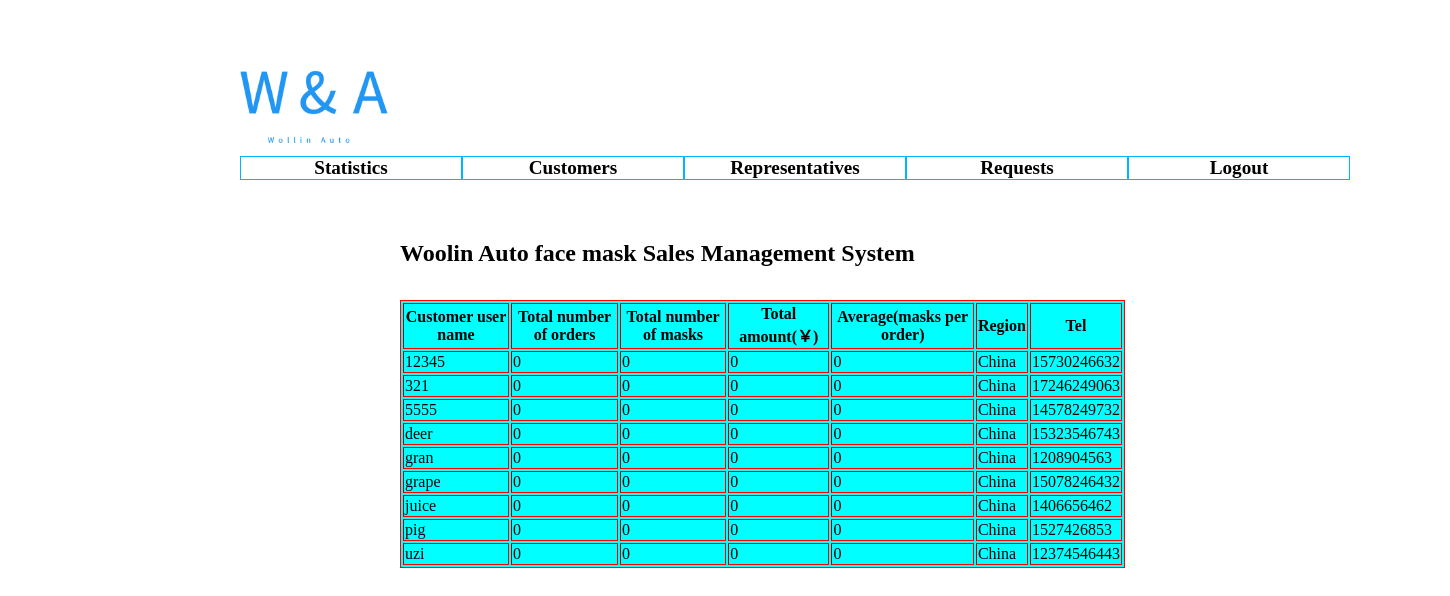
Screenshot of /customers.php (signed in) with the database file from the repository.
### tables this page shows
CREATE TABLE customer(
        username VARCHAR(10) PRIMARY KEY NOT NULL,
    realname VARCHAR(255) NOT NULL,
    pwd VARCHAR(25) NOT NULL,
    passportID VARCHAR(255) UNIQUE NOT NULL,
    tel VARCHAR(30) UNIQUE NOT NULL,
    region VARCHAR(255) NOT NULL,
    email VARCHAR(255) UNIQUE NOT NULL
);

### customers.php (the view, shortened to what this page needs)
<?php
$conn = new mysqli('localhost','shysh1','shysh1','shysh1');
if($_SESSION['username'])
{
    $customer_query = "SELECT * FROM customer";
    $customer_result = $conn->query($customer_query);
}
?>
<!DOCTYPE html>
<html lang="en">
    <link rel="stylesheet" type="text/css" href="index.css"></link>
</head>
<body>
    <div id="header">
        <h6><a href="index.php"><img id="logo" src="Woolin Auto Logo.png"></a></h6>
    </div>
    <br/>
    <div>
    <ul class="menu" id="mainmenu">
        <li><a href="statistics.php">Statistics</a></li>
        <li><a href="customers.php">Customers</a></li>
        <li><a href="representatives.php">Representatives</a></li>
        <li><a href="requests.php">Requests</a></li>
        <li><a href="Logout.php">Logout</a></li>
    </ul>
    </div>
    <h2 id="subheader">Woolin Auto face mask Sales Management System</h2>
    <br/>
    <table id="statistics" border="1" >
        <tr>
            <th>Customer user name</th>
            <th>Total number of orders</th>
            <th>Total number of masks</th>
            <th>Total amount(￥)</th>
            <th>Average(masks per order)</th>
            <th>Region</th>
            <th>Tel</th>
        </tr>
        <?php
        while($row = $customer_result->fetch_assoc())
        {
            $username = $row['username'];
            $region = $row['region'];
            $tel = $row['tel'];
            $num_order = 0;
            $num_mask = 0;
            $total_amount = 0;
            $average = 0;
            echo "<tr>".
                    "<td>$username</td>".
                    "<td>$num_order</td>".
                    "<td>$num_mask</td>".
                    "<td>$total_amount</td>".
                    "<td>$average</td>".
                    "<td>$region</td>".
                    "<td>$tel</td>".
                 "</tr>";
        }
        ?>
    </table>
</body>
</html>

### index.css (style rules this page uses)
#header { margin: 0 0 0 12px; padding: 0; border: 0; position: absolute; top: 20px; left: 200px; }
#logo { width: 34%; height: 34%; background-color:#fdfcf8 }
#mainmenu { list-style-type:none; position: absolute; top:140px; left: 200px; text-align: center; width: 1200px; margin:0,auto; }
#mainmenu li { float:left; border:1px solid rgb(0, 183, 255); }
#mainmenu a { display:block; width:250px; }
#mainmenu a { display: block; text-decoration: none; background-color:white; font-weight: bold; font-size: 1.2em; color: black; text-align: center; }
#subheader { position: absolute; top:220px; left: 400px; width: 50%; }

### customers.php (style rules this page uses)
#mainmenu a { display:block; width:220px; }
#statistics { position: absolute; top: 300px; left:400px; background-color: cyan; width: 50%; margin: 0 auto; border: solid 1px #ff0000 }

### rows the page displays
customer: username "12345", num_order "0", num_mask "0", total_amount "0", average "0", region "China", tel "15730246632"
customer: username "321", num_order "0", num_mask "0", total_amount "0", average "0", region "China", tel "17246249063"
customer: username "5555", num_order "0", num_mask "0", total_amount "0", average "0", region "China", tel "14578249732"
customer: username "deer", num_order "0", num_mask "0", total_amount "0", average "0", region "China", tel "15323546743"
customer: username "gran", num_order "0", num_mask "0", total_amount "0", average "0", region "China", tel "1208904563"
customer: username "grape", num_order "0", num_mask "0", total_amount "0", average "0", region "China", tel "15078246432"
customer: username "juice", num_order "0", num_mask "0", total_amount "0", average "0", region "China", tel "1406656462"
customer: username "pig", num_order "0", num_mask "0", total_amount "0", average "0", region "China", tel "1527426853"
customer: username "uzi", num_order "0", num_mask "0", total_amount "0", average "0", region "China", tel "12374546443"
